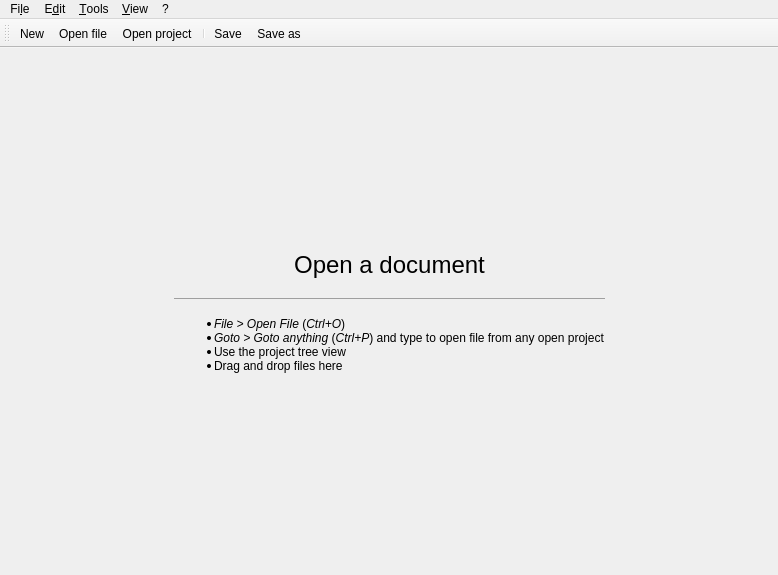
<?xml version="1.0" encoding="UTF-8"?>
<ui version="4.0">
 <class>MainWindow</class>
 <widget class="QMainWindow" name="MainWindow">
  <property name="geometry">
   <rect>
    <x>0</x>
    <y>0</y>
    <width>778</width>
    <height>575</height>
   </rect>
  </property>
  <property name="windowTitle">
   <string>HackEdit</string>
  </property>
  <property name="windowIcon">
   <iconset>
    <normaloff>:/icons/hackedit.png</normaloff>:/icons/hackedit.png</iconset>
  </property>
  <property name="dockOptions">
   <set>QMainWindow::AnimatedDocks</set>
  </property>
  <widget class="QWidget" name="centralwidget">
   <layout class="QGridLayout" name="gridLayout">
    <property name="leftMargin">
     <number>0</number>
    </property>
    <property name="topMargin">
     <number>0</number>
    </property>
    <property name="rightMargin">
     <number>0</number>
    </property>
    <property name="bottomMargin">
     <number>0</number>
    </property>
    <property name="spacing">
     <number>0</number>
    </property>
    <item row="0" column="0">
     <widget class="QStackedWidget" name="stackedWidget">
      <property name="currentIndex">
       <number>1</number>
      </property>
      <widget class="QWidget" name="page_edit">
       <layout class="QVBoxLayout" name="verticalLayout">
        <property name="spacing">
         <number>0</number>
        </property>
        <property name="leftMargin">
         <number>0</number>
        </property>
        <property name="topMargin">
         <number>0</number>
        </property>
        <property name="rightMargin">
         <number>0</number>
        </property>
        <property name="bottomMargin">
         <number>0</number>
        </property>
        <item>
         <widget class="SplittableCodeEditTabWidget" name="tabs" native="true"/>
        </item>
       </layout>
      </widget>
      <widget class="QWidget" name="page_empty">
       <layout class="QGridLayout" name="gridLayout_2">
        <item row="0" column="1">
         <spacer name="verticalSpacer">
          <property name="orientation">
           <enum>Qt::Vertical</enum>
          </property>
          <property name="sizeHint" stdset="0">
           <size>
            <width>20</width>
            <height>171</height>
           </size>
          </property>
         </spacer>
        </item>
        <item row="1" column="0">
         <spacer name="horizontalSpacer_2">
          <property name="orientation">
           <enum>Qt::Horizontal</enum>
          </property>
          <property name="sizeHint" stdset="0">
           <size>
            <width>193</width>
            <height>20</height>
           </size>
          </property>
         </spacer>
        </item>
        <item row="1" column="2">
         <spacer name="horizontalSpacer_5">
          <property name="orientation">
           <enum>Qt::Horizontal</enum>
          </property>
          <property name="sizeHint" stdset="0">
           <size>
            <width>192</width>
            <height>20</height>
           </size>
          </property>
         </spacer>
        </item>
        <item row="1" column="1">
         <widget class="QLabel" name="label">
          <property name="text">
           <string>&lt;html&gt;&lt;head/&gt;&lt;body&gt;&lt;p align=&quot;center&quot;&gt;&lt;span style=&quot; font-size:18pt;&quot;&gt;Open a document&lt;/span&gt;&lt;/p&gt;&lt;hr/&gt;&lt;ul style=&quot;margin-top: 0px; margin-bottom: 0px; margin-left: 0px; margin-right: 0px; -qt-list-indent: 1;&quot;&gt;&lt;li style=&quot; margin-top:12px; margin-bottom:0px; margin-left:0px; margin-right:0px; -qt-block-indent:0; text-indent:0px;&quot;&gt;&lt;span style=&quot; font-style:italic;&quot;&gt;File &amp;gt; Open File&lt;/span&gt; (&lt;span style=&quot; font-style:italic;&quot;&gt;Ctrl+O&lt;/span&gt;)&lt;/li&gt;&lt;li style=&quot; margin-top:0px; margin-bottom:0px; margin-left:0px; margin-right:0px; -qt-block-indent:0; text-indent:0px;&quot;&gt;&lt;span style=&quot; font-style:italic;&quot;&gt;Goto &amp;gt; Goto anything&lt;/span&gt; (&lt;span style=&quot; font-style:italic;&quot;&gt;Ctrl+P&lt;/span&gt;) and type to open file from any open project&lt;/li&gt;&lt;li style=&quot; margin-top:0px; margin-bottom:0px; margin-left:0px; margin-right:0px; -qt-block-indent:0; text-indent:0px;&quot;&gt;Use the project tree view&lt;/li&gt;&lt;/ul&gt;&lt;ul style=&quot;margin-top: 0px; margin-bottom: 0px; margin-left: 0px; margin-right: 0px; -qt-list-indent: 1;&quot;&gt;&lt;li style=&quot; margin-top:0px; margin-bottom:0px; margin-left:0px; margin-right:0px; -qt-block-indent:0; text-indent:0px;&quot;&gt;Drag and drop files here&lt;/li&gt;&lt;/ul&gt;&lt;/body&gt;&lt;/html&gt;</string>
          </property>
         </widget>
        </item>
        <item row="2" column="1">
         <spacer name="verticalSpacer_2">
          <property name="orientation">
           <enum>Qt::Vertical</enum>
          </property>
          <property name="sizeHint" stdset="0">
           <size>
            <width>20</width>
            <height>40</height>
           </size>
          </property>
         </spacer>
        </item>
       </layout>
      </widget>
     </widget>
    </item>
   </layout>
  </widget>
  <widget class="QMenuBar" name="menubar">
   <property name="geometry">
    <rect>
     <x>0</x>
     <y>0</y>
     <width>778</width>
     <height>30</height>
    </rect>
   </property>
   <widget class="QMenu" name="mnu_file">
    <property name="title">
     <string>Fi&amp;le</string>
    </property>
    <addaction name="action_new"/>
    <addaction name="action_open_file"/>
    <addaction name="action_open"/>
    <addaction name="separator"/>
    <addaction name="action_save"/>
    <addaction name="action_save_as"/>
    <addaction name="action_save_all"/>
    <addaction name="separator"/>
    <addaction name="action_close"/>
    <addaction name="separator"/>
    <addaction name="action_quit"/>
   </widget>
   <widget class="QMenu" name="mnu_view">
    <property name="title">
     <string>&amp;View</string>
    </property>
    <widget class="QMenu" name="mnu_windows">
     <property name="toolTip">
      <string>The list of windows</string>
     </property>
     <property name="title">
      <string>&amp;Windows</string>
     </property>
    </widget>
    <addaction name="a_fullscreen"/>
    <addaction name="a_menu"/>
    <addaction name="a_toolbars"/>
    <addaction name="separator"/>
    <addaction name="mnu_windows"/>
   </widget>
   <widget class="QMenu" name="mnu_help">
    <property name="title">
     <string>?</string>
    </property>
    <addaction name="action_help"/>
    <addaction name="action_about"/>
    <addaction name="separator"/>
    <addaction name="action_report_bug"/>
    <addaction name="separator"/>
    <addaction name="action_check_for_update"/>
   </widget>
   <widget class="QMenu" name="mnu_edit">
    <property name="title">
     <string>E&amp;dit</string>
    </property>
    <widget class="QMenu" name="menuActive_editor">
     <property name="toolTip">
      <string>Active editor actions</string>
     </property>
     <property name="title">
      <string>&amp;Active editor</string>
     </property>
     <property name="icon">
      <iconset theme="accessories-text-editor">
       <normaloff>.</normaloff>.</iconset>
     </property>
    </widget>
    <addaction name="menuActive_editor"/>
    <addaction name="separator"/>
    <addaction name="action_preferences"/>
   </widget>
   <widget class="QMenu" name="menuTools">
    <property name="title">
     <string>&amp;Tools</string>
    </property>
   </widget>
   <addaction name="mnu_file"/>
   <addaction name="mnu_edit"/>
   <addaction name="menuTools"/>
   <addaction name="mnu_view"/>
   <addaction name="mnu_help"/>
  </widget>
  <widget class="QToolBar" name="toolBarFile">
   <property name="windowTitle">
    <string>FileToolBar</string>
   </property>
   <attribute name="toolBarArea">
    <enum>TopToolBarArea</enum>
   </attribute>
   <attribute name="toolBarBreak">
    <bool>false</bool>
   </attribute>
   <addaction name="action_new"/>
   <addaction name="action_open_file"/>
   <addaction name="action_open"/>
   <addaction name="separator"/>
   <addaction name="action_save"/>
   <addaction name="action_save_as"/>
  </widget>
  <action name="action_open">
   <property name="icon">
    <iconset theme="folder">
     <normaloff>.</normaloff>.</iconset>
   </property>
   <property name="text">
    <string>&amp;Open project</string>
   </property>
   <property name="toolTip">
    <string>Open a project</string>
   </property>
   <property name="shortcut">
    <string>Ctrl+O</string>
   </property>
   <property name="shortcutContext">
    <enum>Qt::WindowShortcut</enum>
   </property>
  </action>
  <action name="action_save">
   <property name="icon">
    <iconset theme="document-save">
     <normaloff>.</normaloff>.</iconset>
   </property>
   <property name="text">
    <string>&amp;Save</string>
   </property>
   <property name="toolTip">
    <string>Save current editor</string>
   </property>
   <property name="shortcut">
    <string>Ctrl+S</string>
   </property>
  </action>
  <action name="action_save_as">
   <property name="icon">
    <iconset theme="document-save-as">
     <normaloff>.</normaloff>.</iconset>
   </property>
   <property name="text">
    <string>Sa&amp;ve as</string>
   </property>
   <property name="toolTip">
    <string>Save current editor as</string>
   </property>
   <property name="shortcut">
    <string>Ctrl+Alt+S</string>
   </property>
  </action>
  <action name="action_close">
   <property name="icon">
    <iconset theme="window-close">
     <normaloff>.</normaloff>.</iconset>
   </property>
   <property name="text">
    <string>&amp;Close window</string>
   </property>
   <property name="shortcut">
    <string>Ctrl+Shift+Q</string>
   </property>
  </action>
  <action name="action_quit">
   <property name="icon">
    <iconset theme="application-exit">
     <normaloff>.</normaloff>.</iconset>
   </property>
   <property name="text">
    <string>&amp;Quit</string>
   </property>
   <property name="toolTip">
    <string>Quit application</string>
   </property>
   <property name="shortcut">
    <string>Ctrl+Q</string>
   </property>
  </action>
  <action name="action_preferences">
   <property name="icon">
    <iconset theme="preferences-system">
     <normaloff>.</normaloff>.</iconset>
   </property>
   <property name="text">
    <string>&amp;Preferences</string>
   </property>
   <property name="toolTip">
    <string>Edit preferences</string>
   </property>
   <property name="shortcut">
    <string>Ctrl+,</string>
   </property>
  </action>
  <action name="action_about">
   <property name="icon">
    <iconset theme="help-about">
     <normaloff>.</normaloff>.</iconset>
   </property>
   <property name="text">
    <string>&amp;About</string>
   </property>
   <property name="toolTip">
    <string>About HackEdit</string>
   </property>
  </action>
  <action name="action_help">
   <property name="icon">
    <iconset theme="system-help">
     <normaloff>.</normaloff>.</iconset>
   </property>
   <property name="text">
    <string>&amp;Help</string>
   </property>
   <property name="toolTip">
    <string>Get some help</string>
   </property>
  </action>
  <action name="action_new">
   <property name="icon">
    <iconset theme="document-new">
     <normaloff>.</normaloff>.</iconset>
   </property>
   <property name="text">
    <string>&amp;New</string>
   </property>
   <property name="toolTip">
    <string>Create a new file/project</string>
   </property>
   <property name="shortcut">
    <string>Ctrl+N</string>
   </property>
  </action>
  <action name="action_report_bug">
   <property name="icon">
    <iconset theme="tools-report-bug">
     <normaloff>.</normaloff>.</iconset>
   </property>
   <property name="text">
    <string>&amp;Report an issue...</string>
   </property>
   <property name="toolTip">
    <string>Create an issue (report a bug/enhancement)</string>
   </property>
  </action>
  <action name="action_save_all">
   <property name="icon">
    <iconset theme="document-save-all">
     <normaloff>.</normaloff>.</iconset>
   </property>
   <property name="text">
    <string>Save a&amp;ll</string>
   </property>
   <property name="toolTip">
    <string>Save all editors</string>
   </property>
   <property name="shortcut">
    <string>Ctrl+Shift+S</string>
   </property>
  </action>
  <action name="action_check_for_update">
   <property name="icon">
    <iconset theme="system-software-update">
     <normaloff>.</normaloff>.</iconset>
   </property>
   <property name="text">
    <string>&amp;Check for update</string>
   </property>
  </action>
  <action name="a_fullscreen">
   <property name="checkable">
    <bool>true</bool>
   </property>
   <property name="checked">
    <bool>false</bool>
   </property>
   <property name="icon">
    <iconset theme="view-fullscreen">
     <normaloff>.</normaloff>.</iconset>
   </property>
   <property name="text">
    <string>&amp;Toggle fullscreen</string>
   </property>
   <property name="toolTip">
    <string>Toggle fullscreen</string>
   </property>
  </action>
  <action name="a_menu">
   <property name="checkable">
    <bool>true</bool>
   </property>
   <property name="checked">
    <bool>true</bool>
   </property>
   <property name="text">
    <string>Toggle &amp;menu</string>
   </property>
   <property name="toolTip">
    <string>Show/Hide menu bar</string>
   </property>
  </action>
  <action name="a_toolbars">
   <property name="checkable">
    <bool>true</bool>
   </property>
   <property name="checked">
    <bool>true</bool>
   </property>
   <property name="text">
    <string>T&amp;oggle toolbars</string>
   </property>
   <property name="toolTip">
    <string>Show/Hide toolbars</string>
   </property>
   <property name="shortcut">
    <string>Ctrl+Shift+T</string>
   </property>
  </action>
  <action name="action_open_file">
   <property name="icon">
    <iconset theme="document-open">
     <normaloff>.</normaloff>.</iconset>
   </property>
   <property name="text">
    <string>Open &amp;file</string>
   </property>
   <property name="toolTip">
    <string>Open a file</string>
   </property>
  </action>
 </widget>
 <customwidgets>
  <customwidget>
   <class>SplittableCodeEditTabWidget</class>
   <extends>QWidget</extends>
   <header>pyqode.core.widgets</header>
   <container>1</container>
  </customwidget>
 </customwidgets>
 <resources/>
 <connections/>
</ui>
